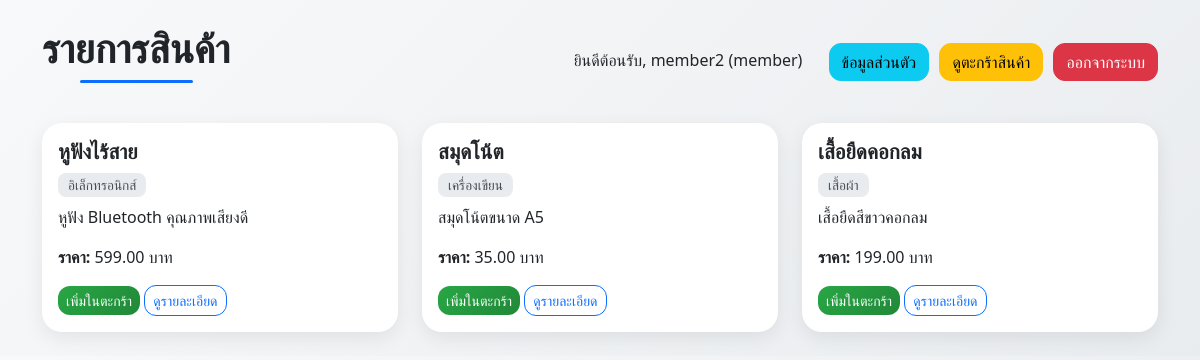
Screenshot of /test.php (signed in) with the database file from the repository.
### tables this page shows
CREATE TABLE IF NOT EXISTS products (
    product_id INT AUTO_INCREMENT PRIMARY KEY,
    product_name VARCHAR(150) NOT NULL,
    description TEXT,
    price DECIMAL(10,2) NOT NULL,
    stock INT DEFAULT 0,
    category_id INT,
    created_at TIMESTAMP DEFAULT CURRENT_TIMESTAMP,
    FOREIGN KEY (category_id) REFERENCES categories(category_id) ON DELETE SET NULL
);

CREATE TABLE IF NOT EXISTS categories (
    category_id INT AUTO_INCREMENT PRIMARY KEY,
    category_name VARCHAR(100) NOT NULL
);

### test.php (the view, shortened to what this page needs)
<?php
require_once 'config.php';
$isLoggedIn = isset($_SESSION['user_id']);
$stmt = $conn->query("SELECT p.*,c.category_name
    FROM products p
    LEFT JOIN categories c ON p.category_id = c.category_id
    ORDER BY p.created_at DESC");
$products = $stmt->fetchAll(PDO::FETCH_ASSOC);
?>
<!DOCTYPE html>
<html lang="en">
<head>
    <link rel="stylesheet" href="https://cdn.jsdelivr.net/npm/bootstrap@5.3.7/dist/css/bootstrap.min.css">
</head>
<body class="container mt-4">
    <div class="d-flex justify-content-between align-items-center mb-4">
        <H1>รายการสินค้า</H1>
        <div>
            <?php
    if ($isLoggedIn) : ?>
            <span class="me-3">ยินดีต้อนรับ, <?= htmlspecialchars($_SESSION['username']) ?> (<?=
    $_SESSION['role'] ?>)</span>
            <a href="profile.php" class="btn btn-info">ข้อมูลส่วนตัว</a>
            <a href="cart.php" class="btn btn-warning">ดูตะกร้าสินค้า</a>
            <a href="logout.php" class="btn btn-danger">ออกจากระบบ</a>
            <?php else: ?>
            <a href="login.php" class="btn btn-success">เข้าสู่ระบบ</a>
            <a href="registeer.php" class="btn btn-primary">สมัครสมาชิก</a>
            <?php endif; ?>
        </div>
    </div>
    <div class="row">
        <?php foreach ($products as $product): ?>
        <div class="col-md-4 mb-4">
            <div class="card h-100">
                <div class="card-body">
                    <h5 class="card-title"><?= htmlspecialchars($product['product_name']) ?></h5>
                    <h6 class="card-subtitle mb-2 text-muted"><?= htmlspecialchars($product['category_name'])
    ?></h6>
                    <p class="card-text"><?= nl2br(htmlspecialchars($product['description'])) ?></p>
                    <p><strong>ราคา:</strong> <?= number_format($product['price'], 2) ?> บาท</p>
                    <?php if ($isLoggedIn): ?>
                    <form action="cart.php" method="post" class="d-inline">
                        <button type="submit" class="btn btn-sm btn-success">เพิ่มในตะกร้า</button>
                    </form>
                    <?php else: ?>
                    <small class="text-muted">เข้าสู่ระบบสู่เพื่อสั่งสินค้า </small>
                    <?php endif; ?>
                    <a href="product_detail.php?id=<?= $product['product_id'] ?>"
                        class="btn btn-sm btn-outline-primary floatend">ดูรายละเอียด</a>
                </div>
            </div>
        </div>
        <?php endforeach; ?>
    </div>
</body>

### test.php (style rules this page uses)
body { background: linear-gradient(135deg, #f8f9fa, #e9ecef); font-family: "Segoe UI", Tahoma, Geneva, Verdana, sans-serif; }
h1 { font-weight: bold; color: #212529; position: relative; display: inline-block; padding-bottom: 8px; }
h1::after { content: ""; display: block; width: 60%; height: 3px; background: #0d6efd; margin: 8px auto 0; border-radius: 5px; }
.card { border: none; border-radius: 20px; background: #ffffff; box-shadow: 0 6px 20px rgba(0, 0, 0, 0.08); transition: all 0.3s ease-in-out; }
.card-title { font-size: 1.3rem; font-weight: 600; color: #212529; }
.card-subtitle { font-size: 0.85rem; margin-bottom: 12px; }
.card-subtitle.text-muted { background: #e9ecef; color: #495057 !important; padding: 4px 10px; border-radius: 8px; display: inline-block; }
.btn { border-radius: 12px; font-weight: 500; transition: all 0.25s ease; }
.btn-success { background: linear-gradient(135deg, #28a745, #218838); border: none; }
.btn-outline-primary { border-radius: 12px; font-weight: 500; transition: all 0.25s ease; }
.d-flex a { margin-left: 6px; }

### rows the page displays
products: product_name "หูฟังไร้สาย", category.category_name "อิเล็กทรอนิกส์", description "หูฟัง Bluetooth คุณภาพเสียงดี", price "599.00"
products: product_name "สมุดโน้ต", category.category_name "เครื่องเขียน", description "สมุดโน้ตขนาด A5", price "35.00"
products: product_name "เสื้อยืดคอกลม", category.category_name "เสื้อผ้า", description "เสื้อยืดสีขาวคอกลม", price "199.00"

### other values shown
$_SESSION['username'] "member2"
$_SESSION['role'] "member"
